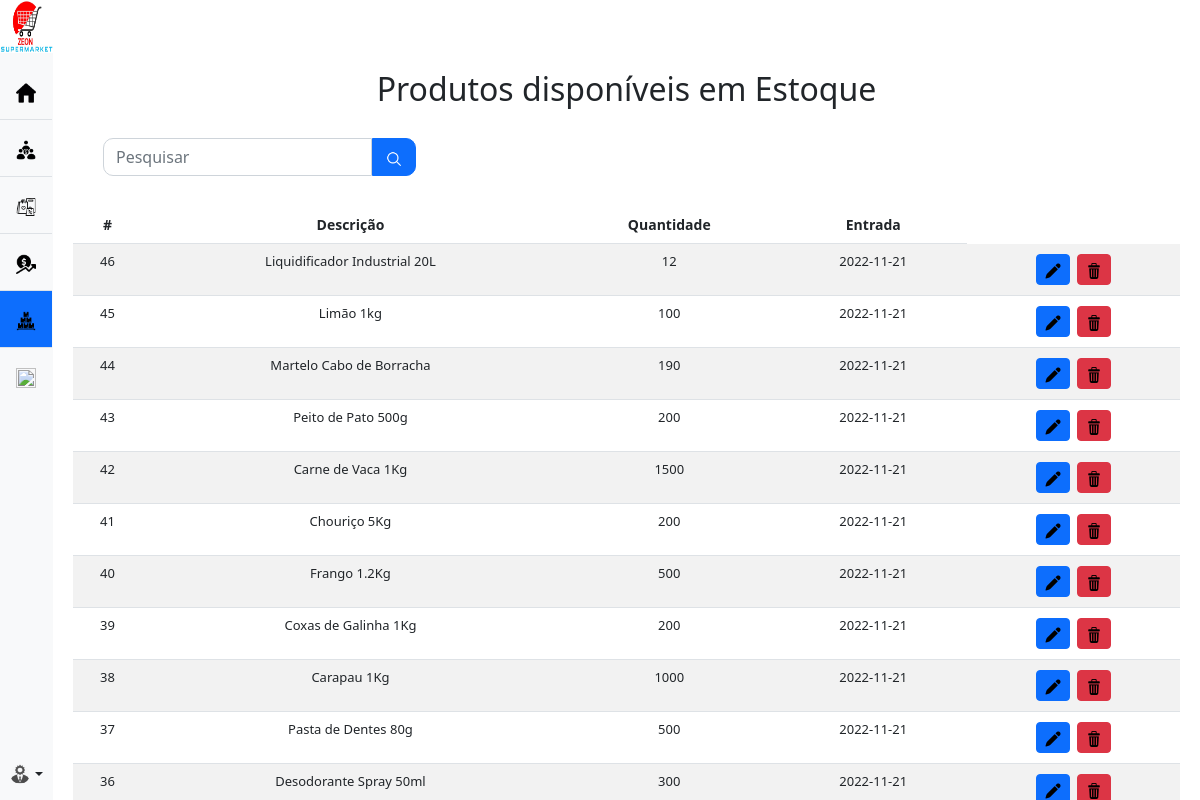
Screenshot of /admin/stock.php (signed in) with the database file from the repository.
### tables this page shows
CREATE TABLE `produto` (
  `cod_produto` int(11) NOT NULL,
  `descricao` varchar(50) NOT NULL,
  `categoria` varchar(30) NOT NULL,
  `preco` int(10) NOT NULL,
  `quantidade` int(11) NOT NULL,
  `fabricante` varchar(30) NOT NULL,
  `validade` date NOT NULL,
  `data_registro` date NOT NULL
);

### admin/stock.php (the view, shortened to what this page needs)
<?php
include_once('../connect.php');
if (!empty($_GET['search'])) {
    $data = $_GET['search'];
    $sql = "SELECT * FROM produto WHERE cod_produto LIKE '$data' or descricao LIKE '%$data%' or quantidade LIKE '$data' or data_registro LIKE '$data' ORDER BY cod_produto DESC";
}else{
    $sql = "SELECT * FROM produto ORDER BY cod_produto DESC";
}
$result = $mysqli->query($sql);
?>
<!DOCTYPE html>
<html lang="en">
<head>
    <link href="../css/bootstrap.min.css" rel="stylesheet">
    <link href="../sidebars.css" rel="stylesheet">
</head>
<body>
    <main class="d-flex flex-nowrap">
        <div class="d-flex flex-column flex-shrink-0 bg-light text-center" style="width: 3.5%; min-width: 53px;">
            <ul class="nav nav-pills nav-flush mb-auto">
                <li class="nav-item">
                        <img src="../icon/logo.jpg" style="width: 53px; height: 53px; margin-bottom:10px">
                </li>
                <li class="nav-item">
                    <a href="homepage_admin.php" class="nav-link py-3 border-bottom rounded-0" aria-current="page"
                    data-bs-toggle="tooltip" data-bs-placement="right" aria-label="Home"
                    data-bs-original-title="Home">
                        <img src="../icon/home0.png" style="width: 20px; height: 20px;">
                    </a>
                </li>
                <li class="nav-item">
                    <a href="collabs.php" class="nav-link py-3 border-bottom rounded-0" aria-current="page"
                    data-bs-toggle="tooltip" data-bs-placement="right" aria-label="Colaboradores"
                    data-bs-original-title="Colaboradores">
                        <img src="../icon/collabs.png" style="width: 20px; height: 20px;">
                    </a>
                </li>
                <li class="nav-item">
                    <a href="produtos.php" class="nav-link py-3 border-bottom rounded-0" aria-current="page"
                    data-bs-toggle="tooltip" data-bs-placement="right" aria-label="Produtos"
                    data-bs-original-title="Produtos">
                        <img src="../icon/produtos.png" style="width: 20px; height: 20px;">
                    </a>
                </li>
                <li class="nav-item">
                    <a href="vendas.php" class="nav-link py-3 border-bottom rounded-0" aria-current="page"
                    data-bs-toggle="tooltip" data-bs-placement="right" aria-label="Vendas"
                    data-bs-original-title="Vendas">
                        <img src="../icon/venda.png" style="width: 20px; height: 20px;">
                    </a>
                </li>
                <li class="nav-item">
                    <a href="stock.php" class="nav-link active py-3 border-bottom rounded-0" aria-current="page"
                    data-bs-toggle="tooltip" data-bs-placement="right" aria-label="Estoque"
                    data-bs-original-title="Estoque">
                        <img src="../icon/stock.png" style="width: 20px; height: 20px;">
                    </a>
                </li>
                <li class="nav-item">
                    <a href="registar.php" class="nav-link py-3 rounded-0" aria-current="page"
                    data-bs-toggle="tooltip" data-bs-placement="right" aria-label="Novo Registo"
                    data-bs-original-title="Novo Registo">
                        <img src="../icon/add.png" style="width: 20px; height: 20px;">
                    </a>
                </li>
            </ul>
            <div class="dropdown">
                <a href="#"
                    class="d-flex align-items-center justify-content-center p-3 link-dark text-decoration-none dropdown-toggle"
                    data-bs-toggle="dropdown" aria-expanded="false">
                    <img src="../icon/admin.jpg" style="width: 20px; height: 20px;" class="rounded-circle">
                </a>
            </div>
        </div>
        <div class="text-center" style="width: 100vw; height: 100%; min-height: 100vh;">
            <h2 style="margin-top: 70px;">Produtos disponíveis em Estoque</h2>
            <div class="box-search" style="display: flex; justify-content:left; margin: 30px 20px 30px 50px;">
                <input type="search" class="form-control w-25" id="pesquisar" placeholder="Pesquisar" style="border-radius: 10px 0 0 10px;">
                <button onclick="searchData()" class="btn btn-primary" style="border-radius: 0 10px 10px 0"><img src="../icon/lupa.png" height=18 width=18></button>
            </div>
            <div class="bd-example-snippet bd-code-snippet" style="margin: 30px 20px 30px 20px;">
                <div class="bd-example">
                    <table class="table table-striped text-center">
                        <thead style="font-size: 14px">
                            <tr>
                                <th scope="col">#</th>
                                <th scope="col">Descrição</th>
                                <th scope="col">Quantidade</th>
                                <th scope="col">Entrada</th>
                            </tr>
                        </thead>
                        <tbody style="font-size: 13px">
                            <?php
                                while ($produto_data = mysqli_fetch_assoc($result)) {
                                    echo "<tr>";
                                    echo "<td>".$produto_data['cod_produto']."</td>";
                                    echo "<td>".$produto_data['descricao']."</td>";
                                    echo "<td>".$produto_data['quantidade']."</td>";
                                    echo "<td>".$produto_data['data_registro']."</td>";
                                    echo "<td>
                                        <a class='btn btn-sm btn-primary' style='margin:2px' href='edicao/editar_stock.php?cod_produto=$produto_data[cod_produto]'><img src='../icon/edit.png' width=16 height:16></a>
                                        <a class='btn btn-sm btn-danger' style='margin:2px' href='edicao/delete_onstock.php?cod_produto=$produto_data[cod_produto]'><img src='../icon/lixeira.png' width=16 height:16></a>
                                    </td>";
                                    echo "</tr>";
                                }
                            ?>
                        </tbody>
                    </table>
                </div>
            </div>
        </div>
    </main>
</body>
</html>

### css/sidebars.css (style rules this page uses)
body { min-height: 100vh; min-height: -webkit-fill-available; }
html { height: -webkit-fill-available; }
main { height: 100vh; height: -webkit-fill-available; max-height: 100vh; overflow-x: auto; overflow-y: hidden; }
.dropdown-toggle { outline: 0; }

### rows the page displays
produto: cod_produto "46", descricao "Liquidificador Industrial 20L", quantidade "12", data_registro "2022-11-21"
produto: cod_produto "45", descricao "Limão 1kg", quantidade "100", data_registro "2022-11-21"
produto: cod_produto "44", descricao "Martelo Cabo de Borracha", quantidade "190", data_registro "2022-11-21"
produto: cod_produto "43", descricao "Peito de Pato 500g", quantidade "200", data_registro "2022-11-21"
produto: cod_produto "42", descricao "Carne de Vaca 1Kg", quantidade "1500", data_registro "2022-11-21"
produto: cod_produto "41", descricao "Chouriço 5Kg", quantidade "200", data_registro "2022-11-21"
produto: cod_produto "40", descricao "Frango 1.2Kg", quantidade "500", data_registro "2022-11-21"
produto: cod_produto "39", descricao "Coxas de Galinha 1Kg", quantidade "200", data_registro "2022-11-21"
produto: cod_produto "38", descricao "Carapau 1Kg", quantidade "1000", data_registro "2022-11-21"
produto: cod_produto "37", descricao "Pasta de Dentes 80g", quantidade "500", data_registro "2022-11-21"
produto: cod_produto "36", descricao "Desodorante Spray 50ml", quantidade "300", data_registro "2022-11-21"
